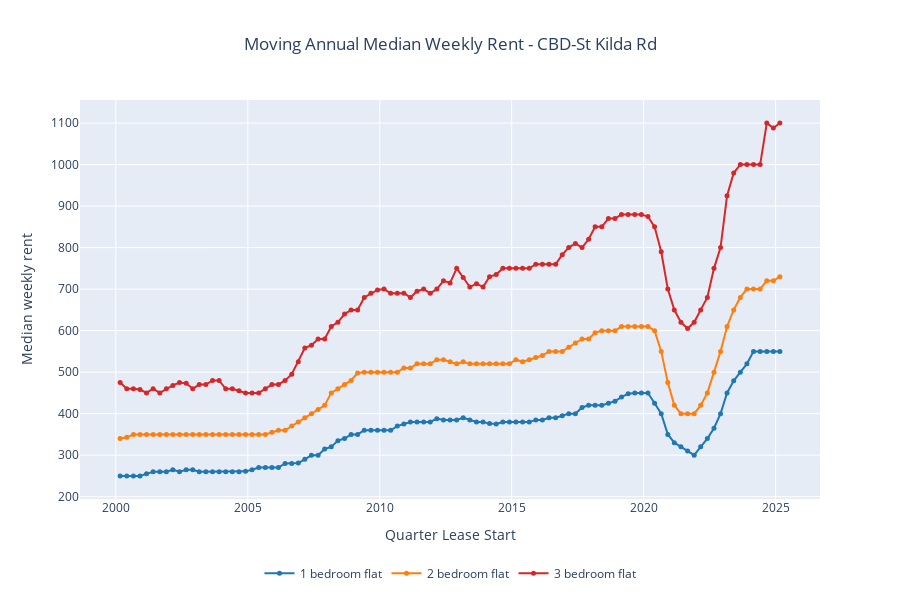

Notebook source saved alongside this figure:
### Code cell
# Create an alternative view: All property types for one suburb
fig2 = go.Figure()

suburb_to_plot = 'CBD-St Kilda Rd'  # Focus on CBD area
colors_prop = ['#1f77b4', '#ff7f0e', '#2ca02c', '#d62728', '#9467bd', '#8c564b']

all_property_types = pivot_df['Property_Type'].unique()

for i, prop_type in enumerate(all_property_types):
    data = pivot_df[(pivot_df['Suburb'] == suburb_to_plot) & 
                   (pivot_df['Property_Type'] == prop_type) & 
                   (pivot_df['Median_Rent'].notna())]
    
    if len(data) > 0:
        data = data.copy()
        data['Quarter_Date'] = pd.to_datetime(data['Quarter'], format='%b %Y')
        data = data.sort_values('Quarter_Date')  # Ensure proper chronological order
        
        fig2.add_trace(
            go.Scatter(
                x=data['Quarter_Date'],
                y=data['Median_Rent'],
                mode='lines+markers',
                name=prop_type,
                line=dict(color=colors_prop[i % len(colors_prop)], width=2),
                marker=dict(size=5),
                connectgaps=False,  # Don't connect across missing data
                hovertemplate=f"<b>{prop_type}</b><br>" +
                             "Quarter: %{x}<br>" +
                             "Rent: $%{y:.0f}<br>" +
                             "<extra></extra>"
            )
        )

fig2.update_layout(
    title=f"Moving Annual Median Weekly Rent - {suburb_to_plot}",
    title_x=0.5,
    xaxis_title="Quarter Lease Start",
    yaxis_title="Median weekly rent",
    height=600,
    hovermode='x unified',
    legend=dict(
        orientation="h",
        yanchor="top",
        y=-0.15,
        xanchor="center",
        x=0.5
    )
)

fig2.show()
